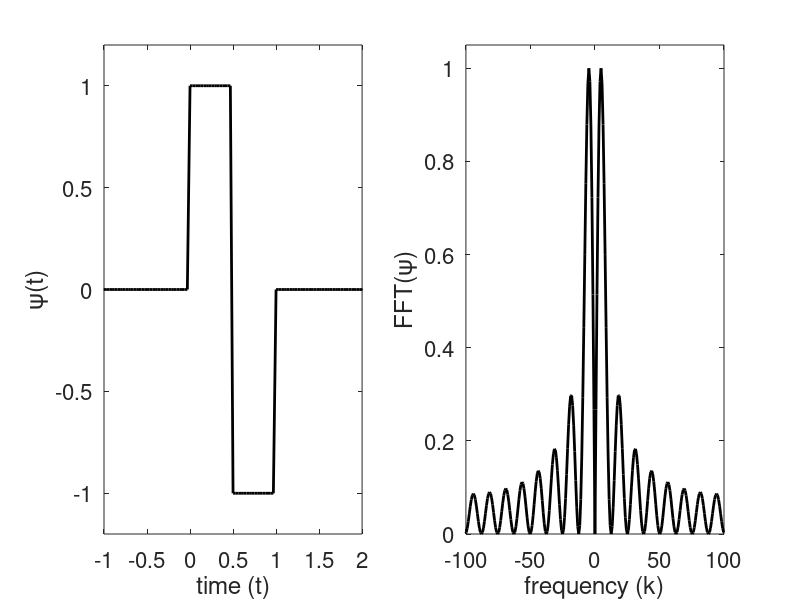

The MATLAB source for this figure: (Note: this script raises an error after producing the figure.)
%% Lecture 5 Code

% Clean workspace
clear all; close all; clc

%% Plotting the Haar wavelet and its Fourier transform

L = 8; n = 256;
t2 = linspace(-L/2,L/2,n+1); t = t2(1:n);
k = (2*pi/L)*[0:n/2-1 -n/2:-1];
ks = fftshift(k);

% Create Haar wavelet
H = zeros(length(t),1);
for j = 1:length(t)
   if t(j) >= 0 && t(j) < 0.5
       H(j) = 1;
   elseif t(j) >= 0.5 && t(j) < 1
       H(j) = -1;
   end
end

% Fourier transform of Haar wavelet
Ht = fft(H);

% Plot Haar wavelet in both time and frequency domain
figure(1)
subplot(1,2,1) % time domain
plot(t,H,'k','Linewidth',2)
set(gca,'Fontsize',16); xlabel('time (t)'); ylabel('\psi(t)')
axis([-1 2 -1.2 1.2])

subplot(1,2,2) % frequency domain
plot(ks,abs(fftshift(Ht))/max(abs(Ht)),'k','Linewidth',2)
set(gca,'Fontsize',16); xlabel('frequency (k)'); ylabel('FFT(\psi)')
axis([-100 100 0 1.05])


%% Plotting scaled and shifted Haar wavelets

% Create the scaled and shifted Haar wavelets
H1 = Haar(t,0.5,0);
H1t = fft(H1);
H2 = Haar(t,2,0);
H2t = fft(H2);
H3 = Haar(t,2,-0.5);
H3t = fft(H3);

figure(1)
subplot(3,2,1) % time domain
plot(t,H1,'k','Linewidth',2)
set(gca,'Fontsize',16); xlabel('time (t)'); ylabel('\psi_{1/2,0}(t)')
axis([-1 3 -2 2])

subplot(3,2,2) % frequency domain
plot(ks,abs(fftshift(H1t))/max(abs(H1t)),'k','Linewidth',2)
set(gca,'Fontsize',16); xlabel('frequency (k)'); ylabel('FFT(\psi_{1/2,0})')
axis([-100 100 0 1.05])

subplot(3,2,3) % time domain
plot(t,H2,'k','Linewidth',2)
set(gca,'Fontsize',16); xlabel('time (t)'); ylabel('\psi_{2,0}(t)')
axis([-1 3 -2 2])

subplot(3,2,4) % frequency domain
plot(ks,abs(fftshift(H2t))/max(abs(H2t)),'k','Linewidth',2)
set(gca,'Fontsize',16); xlabel('frequency (k)'); ylabel('FFT(\psi_{2,0})')
axis([-100 100 0 1.05])

subplot(3,2,5) % time domain
plot(t,H3,'k','Linewidth',2)
set(gca,'Fontsize',16); xlabel('time (t)'); ylabel('\psi_{2,-1/2}(t)')
axis([-1 3 -2 2])

subplot(3,2,6) % frequency domain
plot(ks,abs(fftshift(H3t))/max(abs(H3t)),'k','Linewidth',2)
set(gca,'Fontsize',16); xlabel('frequency (k)'); ylabel('FFT(\psi_{2,-1/2})')
axis([-100 100 0 1.05])

%% Creating new wavelets with convolutions

% Create the Gaussian and fft
phi = exp(-t.^2)';
phit = fft(phi);

% Multiply transforms and apply ifft
convt = Ht.*phit;
conv = ifft(convt);

figure(3)
plot(t,ifftshift(conv),'k','Linewidth',2)
set(gca,'Fontsize',16); xlabel('time (t)'); ylabel('\psi\ast\phi(t)')
axis([-4 4 -7 7])

%% Plotting the Mexican hat wavelet

L = 50; n = 1024;
t2 = linspace(-L/2,L/2,n+1); t = t2(1:n);
k = (2*pi/L)*[0:n/2-1 -n/2:-1];
ks = fftshift(k);

mex = (1 - t.^2).*exp(-0.5*t.^2);
mext = fft(mex);

% Plot Mexican hat wavelet in both time and frequency domain
figure(1)
subplot(1,2,1) % time domain
plot(t,mex,'k','Linewidth',2)
set(gca,'Fontsize',16); xlabel('time (t)'); ylabel('\psi(t)')
axis([-6 6 -0.5 1.1])

subplot(1,2,2) % frequency domain
plot(ks,abs(fftshift(mext))/max(abs(mext)),'k','Linewidth',2)
set(gca,'Fontsize',16); xlabel('frequency (k)'); ylabel('FFT(\psi)')
axis([-10 10 0 1.05])




%% Create a function to return scaled and shifted Haar wavelets
function H = Haar(t,a,b)
    % INPUTS: 
    % t is the independent variable, input as a vector
    % a is the scale parameter
    % b is the translation parameter
    
    % OUTPUT:
    % H is the scaled and shifted Haar wavelet
    
    H = zeros(length(t),1);
    for j = 1:length(t)
        if t(j) >= b && t(j) < b + 0.5*a
            H(j) = 1/sqrt(abs(a));
        elseif t(j) >= b + 0.5*a && t(j) < b + a
            H(j) = -1/sqrt(abs(a));
        end
    end

end
